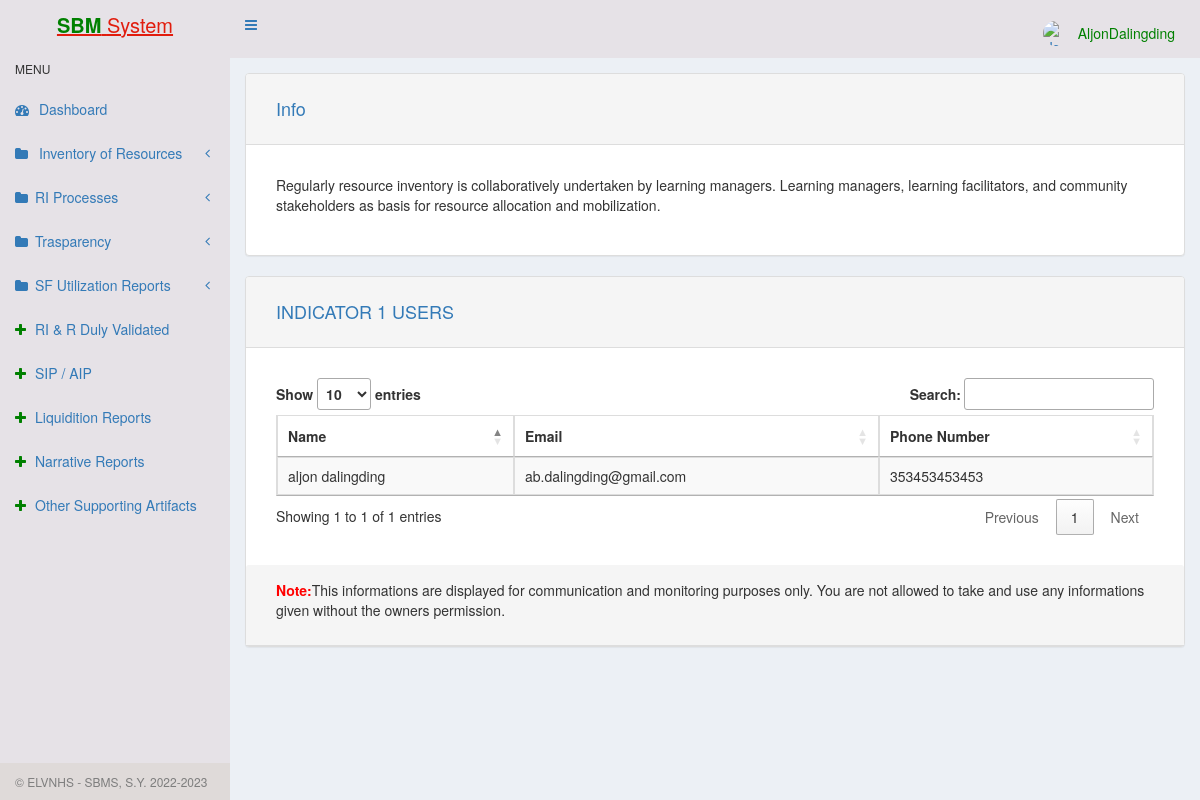
The app's page /indicator1/dashboard.php (signed in) with its own data.
### tables this page shows
CREATE TABLE `ind1_users` (
  `id` int(11) NOT NULL,
  `name` varchar(255) NOT NULL,
  `username` varchar(100) NOT NULL,
  `email` varchar(100) NOT NULL,
  `phone` varchar(100) NOT NULL,
  `password` varchar(200) NOT NULL
);

### indicator1/functions.php (the view, shortened to what this page needs)
<?php
function ind1_users() {
	$mysqli = new mysqli(DATABASE_HOST, DATABASE_USER, DATABASE_PASS, DATABASE_NAME);
	$query = "SELECT * FROM ind1_users ORDER BY name ASC";
	$results = $mysqli->query($query);
	if($results) {
		print '<table class="table table-striped table-hover table-bordered" id="data-table"><thead><tr>
				<th>Name</th>
				<th>Email</th>
				<th>Phone Number</th>
			  </tr></thead><tbody>';
		while($row = $results->fetch_assoc()) {
		    print '
			    <tr>
			    	<td>'.$row['name'].'</td>
					<td>'.$row["email"].'</td>
				    <td>'.$row["phone"].'</td>
			    </tr>
		    ';
		}
		print '</tr></tbody></table>';
	} else {
		echo "<p>There are no users to display.</p>";
	}
}
?>

### indicator1/css/styles.css (style rules this page uses)
body { padding: 0; background-color: #e6e2e7; }

### records on screen
ind1_users: name "aljon dalingding", email "ab.dalingding@gmail.com", phone "353453453453"

### other values on screen
$_SESSION['login_username'] "AljonDalingding"
